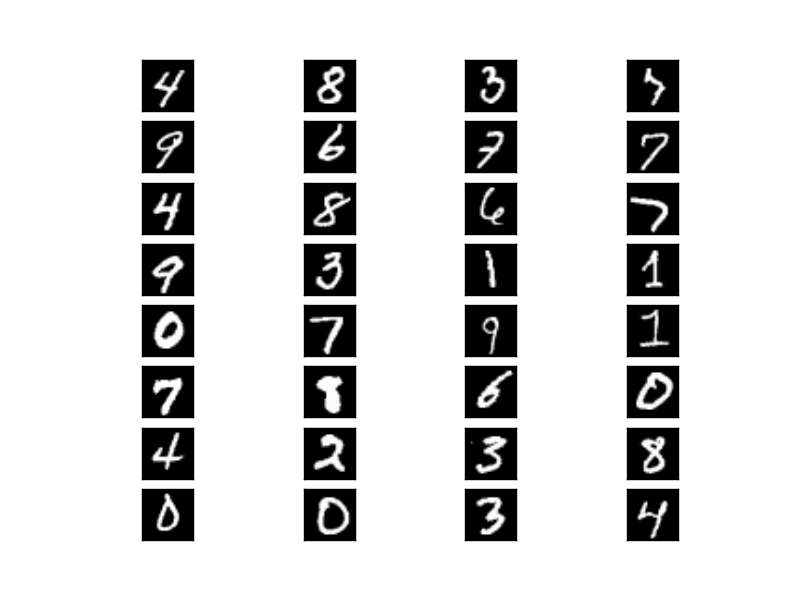

Recreate this plot in Python.
#!/usr/bin/env python
# coding: utf-8

"""
Display input data.
"""

from sklearn.neural_network import MLPClassifier
from sklearn.datasets import fetch_mldata
import matplotlib.pyplot as plt
import matplotlib.cm as cm
import numpy as np

if __name__ == '__main__':
    # stores data in ~/scikit_learn_data by default
    mnist = fetch_mldata('MNIST original')
    X, y = mnist.data, mnist.target

    fig = plt.figure()

    p = np.random.permutation(len(X))

    # render first 1024 example
    for i in range(1, 33):
        example = X[p[i]].reshape(28, 28)
        ax = fig.add_subplot(8, 4, i)

        ax.get_xaxis().set_visible(False)
        ax.get_yaxis().set_visible(False)

        ax.imshow(example, cmap=cm.gray)  

    fig.savefig('mnistimage.png')
